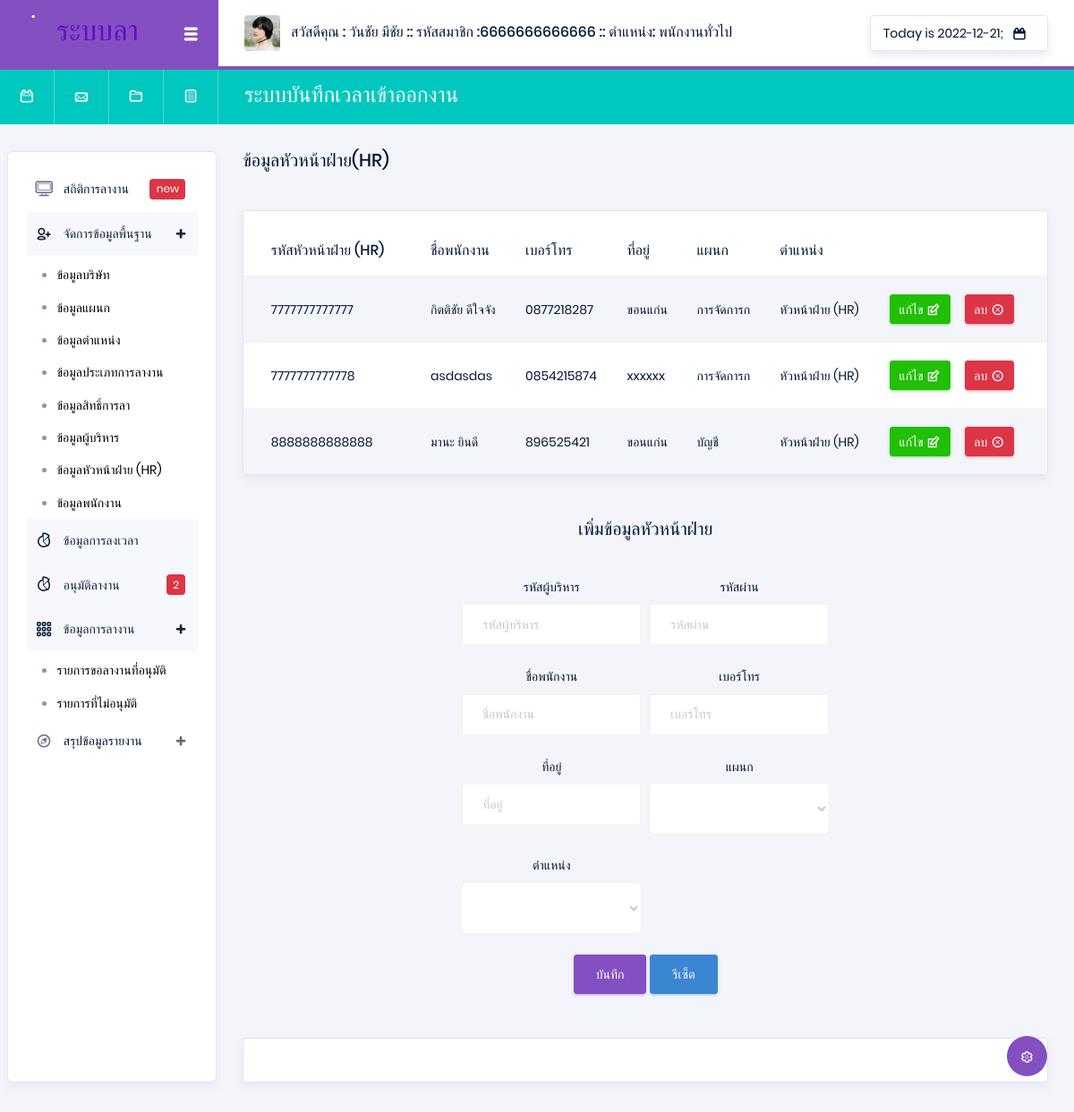
/index.php?p=employeeHR (signed in), run on an earlier commit of the app's database.
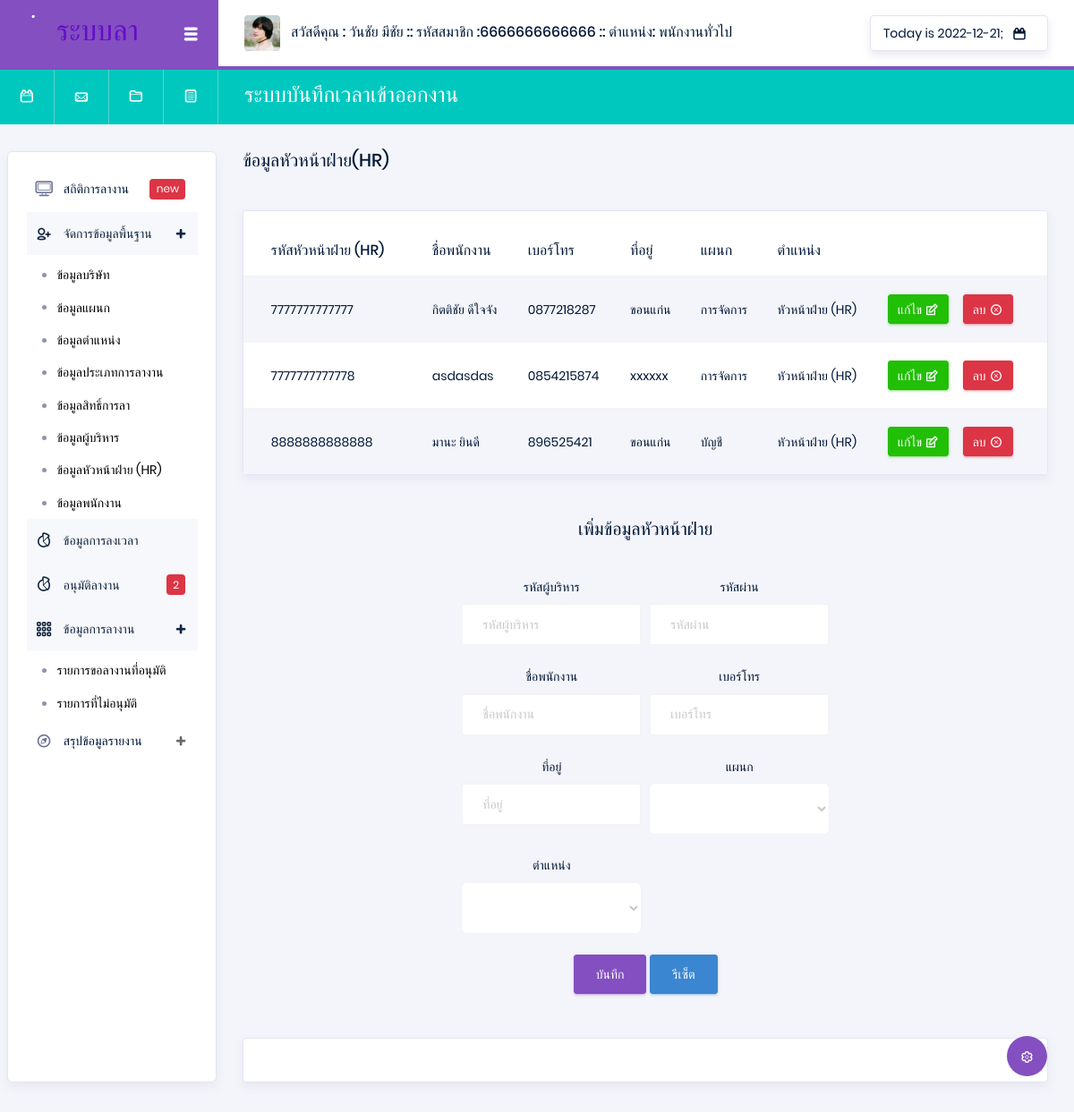
And on a later commit of the database.
### tables this page shows
CREATE TABLE `employee` (
  `Emp_id` varchar(13) NOT NULL,
  `Emp_name` varchar(50) NOT NULL,
  `Emp_tel` varchar(10) NOT NULL,
  `Emp_address` varchar(200) NOT NULL,
  `Dep_id` varchar(13) NOT NULL,
  `Pos_id` varchar(13) NOT NULL,
  `Emp_pass` varchar(100) NOT NULL
);

CREATE TABLE `department` (
  `Dep_id` varchar(13) NOT NULL,
  `Dep_name` varchar(50) NOT NULL
);

CREATE TABLE `position` (
  `Pos_id` varchar(13) NOT NULL,
  `Pos_name` varchar(50) NOT NULL
);

### api/showData.php (called while the page is built, shortened)
<?php
@$position = "SELECT * FROM position  ";
$ps = 0;
$DataPos = [];
@$Sqlposition1 = mysqli_query($con, $position) or die("Error in query: $position ");
while ($Showposition1 = mysqli_fetch_array($Sqlposition1)) {
    $ps++;
    $DataPos[$ps]  =  $Showposition1['Pos_id'];
}
@$employeeHR = "SELECT * FROM employee  WHERE Pos_id = '$DataPos[2]'   ";
@$SqlemployeeHR = mysqli_query($con, $employeeHR) or die("Error in query: $employeeHR ");

### pages/system/employeeHR.php (the view, shortened to what the changed rows need)
<div class="main-panel">
    <div class="content-wrapper">
        <?php
        extract(@$_GET);
        ?>
        <div class="row">
            <div class="col-md-12">
                <div class="card">
                    <div class="table-responsive pt-3">
                        <table class="table table-striped project-orders-table">
                            <thead>
                                <tr>
                                    <th class="ml-5">รหัสหัวหน้าฝ่าย (HR)</th>
                                    <th>ชื่อพนักงาน</th>
                                    <th>เบอร์โทร</th>
                                    <th>ที่อยู่</th>
                                    <th>แผนก</th>
                                    <th>ตำแหน่ง</th>
                                </tr>
                            </thead>
                            <tbody>
                                <?php
                                while ($ShowmployeetHR = mysqli_fetch_array($SqlemployeeHR)) {
                                ?>
                                    <tr>
                                        <td> <?php echo $ShowmployeetHR['Emp_id'] ?> </td>
                                        <td><?php echo $ShowmployeetHR['Emp_name'] ?></td>
                                        <td><?php echo $ShowmployeetHR['Emp_tel'] ?></td>
                                        <td><?php echo $ShowmployeetHR['Emp_address'] ?></td>
                                        <td><?php
                                            $Dep_id = $ShowmployeetHR['Dep_id'];
                                            @$SqlsDep = "SELECT * FROM department WHERE  Dep_id =  '$Dep_id' ";
                                            @$SqlsDepData = mysqli_query($con, $SqlsDep) or die("Error in query: $SqlsDep ");
                                            while ($ShowSqlsDepData = mysqli_fetch_array($SqlsDepData)) {
                                                @$Dep_name = $ShowSqlsDepData['Dep_name'];
                                            }
                                            echo $Dep_name;
                                            ?></td>
                                        <td><?php
                                            $Pos_id = $ShowmployeetHR['Pos_id'];
                                            @$ShowPosition = "SELECT * FROM position WHERE  Pos_id =  '$Pos_id' ";
                                            @$SQLShowPosition = mysqli_query($con, $ShowPosition) or die("Error in query: $ShowPosition ");
                                            while ($Showposition = mysqli_fetch_array($SQLShowPosition)) {
                                                @$Pos_name = $Showposition['Pos_name'];
                                            }
                                            echo $Pos_name;
                                            ?></td>
                                        <td>
                                            <div class="d-flex align-items-center">
                                                <button type="button" data-toggle="modal" data-target="#addnullEmployee" onclick="edtiEmployee(Emp_id =<?php echo $ShowmployeetHR['Emp_id'] ?>)" class="btn btn-success btn-sm btn-icon-text mr-3">
                                                    แก้ไข
                                                    <i class="typcn typcn-edit btn-icon-append"></i>
                                                </button>
                                                <a href="./api/api_system.php?str=deleteEmployee&str2=employeeHR&Emp_id=<?php echo $ShowmployeetHR['Emp_id']; ?>" onclick="return confirm('คุณแน่ใจว่าจะลบข้อมูลใช่หรือไม่');" type="button" class="btn btn-danger btn-sm btn-icon-text">
                                                    ลบ
                                                    <i class="typcn typcn-delete-outline btn-icon-append"></i>
                                                </a>
                                            </div>
                                        </td>
                                    </tr>
                                <?php } ?>
                            </tbody>
                        </table>
                    </div>
                </div>
            </div>
        </div>
        <br> <br>
    </div>
</div>

What changed in the data, as far as the page shows it:
changed through a linked row, employee "กิตติชัย ดีใจจัง": Dep.Dep_name "การจัดการก" → "การจัดการ"
changed through a linked row, employee "asdasdas": Dep.Dep_name "การจัดการก" → "การจัดการ"
